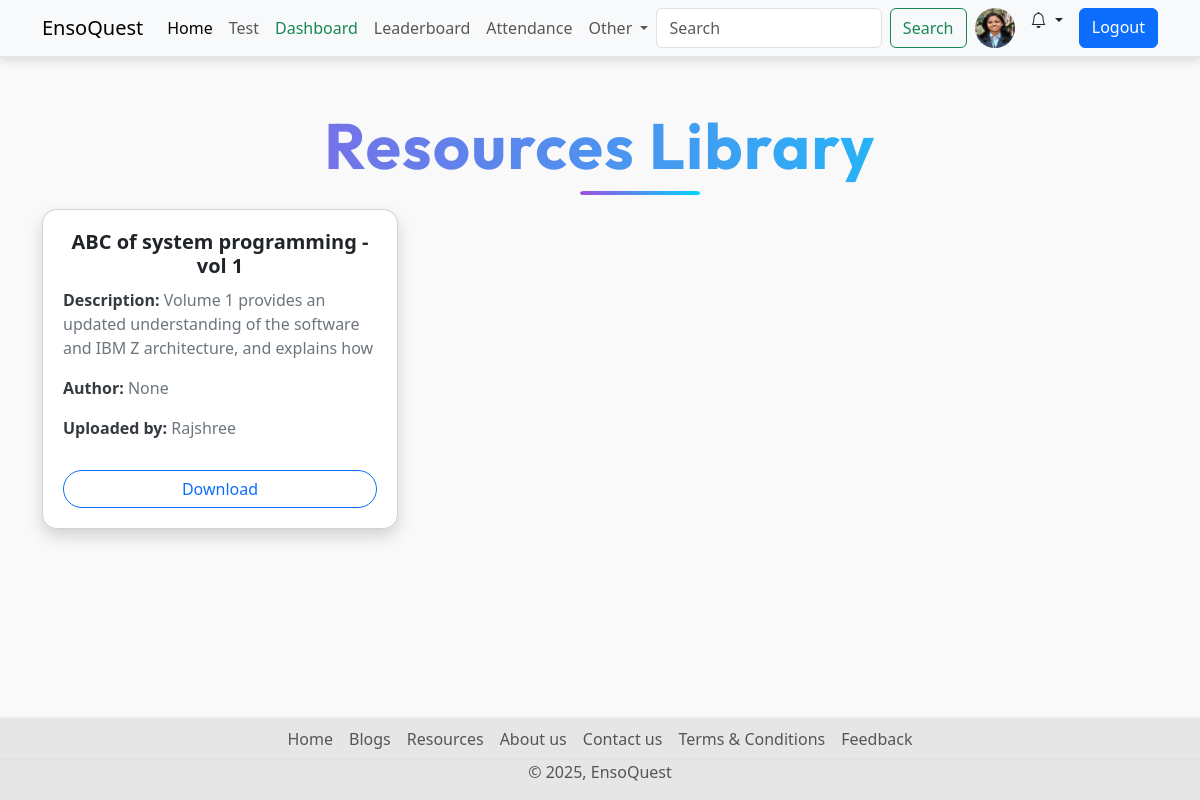
The page /resources (signed in) on the database as committed earlier.
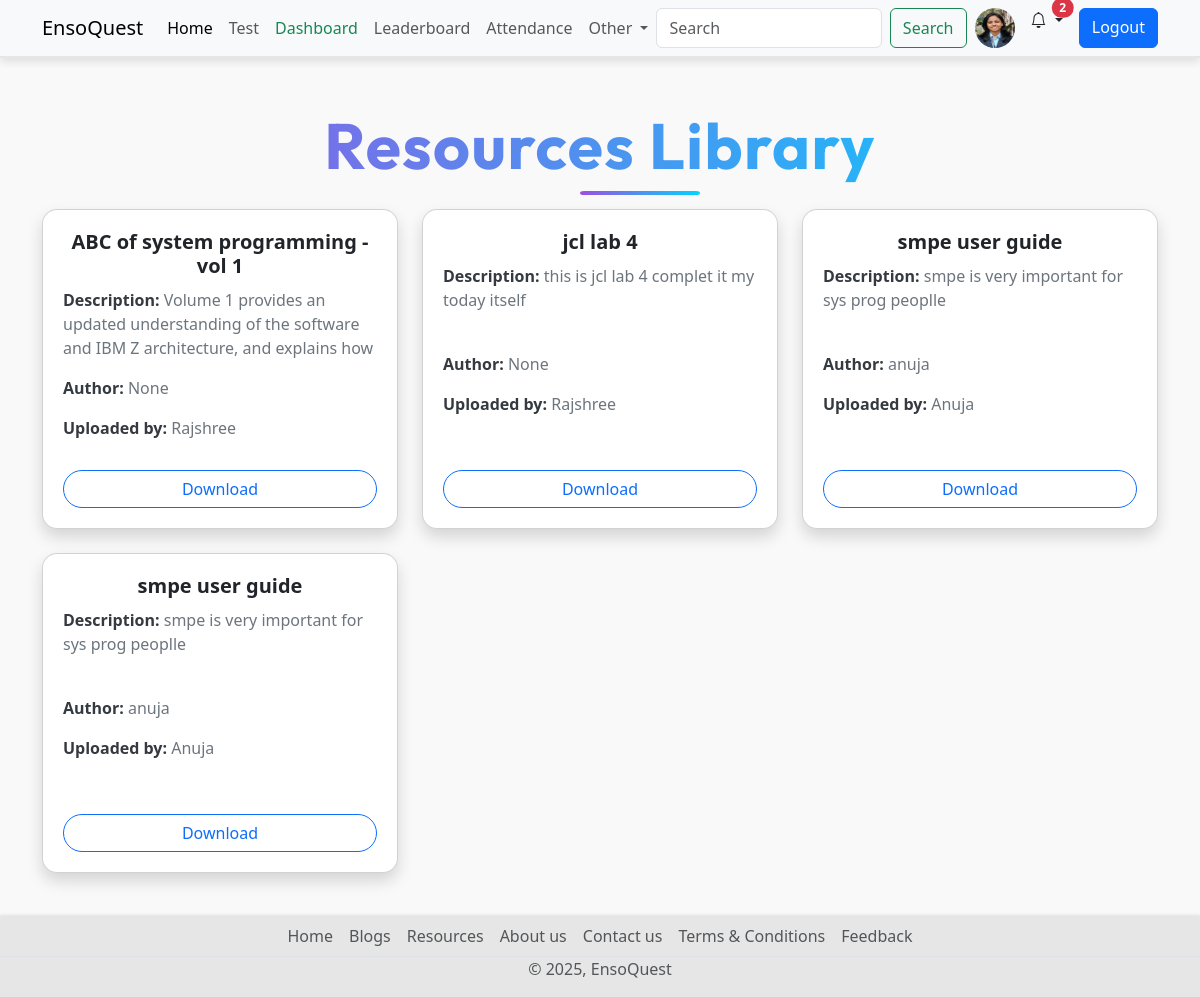
The same page on the database as committed later.
### account/models.py (models this page shows, shortened)
class Profile(models.Model):
    user = models.OneToOneField(User,on_delete=models.CASCADE, null=True,verbose_name='User Object')
    position = models.CharField(max_length=100,blank=True,null=True)
    bio = models.TextField(blank=True,null=True)
    profile_img = models.ImageField(upload_to='profile_image', default='user.png',blank=True,null=True,verbose_name= 'Profile Pic')

### base/models.py (models this page shows, shortened)
class Resource(models.Model):
    title = models.CharField(max_length=200)
    description = models.TextField()
    file = models.FileField(upload_to='resources/')
    author_name = models.CharField(max_length=100, blank=True, null=True)
    uploaded_by = models.ForeignKey(User, on_delete=models.CASCADE)
    uploaded_at = models.DateTimeField(auto_now_add=True)

### base/views.py (the view)
# urls.py: path('resources', views.resources_view, name='resources'),
@login_required
def resources_view(request):
    resources = Resource.objects.all()
    return render(request, "resource_list.html", {'resources': resources})

### base/context_processors.py (called while the page is built)
def notification_count(request):
    if request.user.is_authenticated:
        unread_count = Notification.objects.filter(user=request.user, is_read=False).count()
        return {'unread_notification_count': unread_count}
    return {}

### Templates/resource_list.html (shortened to what this page needs)
{% extends 'index.html' %}
{% block content %}
{% load static %}
<link href="https://cdn.jsdelivr.net/npm/bootstrap@5.3.0/dist/css/bootstrap.min.css" rel="stylesheet">
<div class="container mt-5">
    <h1 class="mb-4 text-center title">Resources Library</h1>
    <div class="row">
        {% for resource in resources %}
        <div class="col-md-4 mb-4">
            <div class="card square-card shadow text-start">
                <div>
                    <h5 class="card-title text-center">{{ resource.title }}</h5>
                    <p class="card-text description-text"><span class="info-label">Description:</span> {{ resource.description|truncatewords:20 }}</p>
                    <p class="card-text"><span class="info-label">Author:</span> {{ resource.author_name }}</p>
                    <p class="card-text"><span class="info-label">Uploaded by:</span> {{ resource.uploaded_by.username }}</p>
                </div>
                <a class="btn btn-outline-primary mt-3 w-100" href="{{ resource.file.url }}" download>Download</a>
            </div>
        </div>
        {% empty %}
        <p class="text-center">No resources uploaded yet.</p>
        {% endfor %}
    </div>
</div>
{% endblock %}

### Templates/index.html (shortened to what this page needs)
{% load static %}
<!DOCTYPE html>
<html lang="en">
<head>
  <link rel="stylesheet" href="{% static 'css/style.css' %}">
  <link href="https://cdn.jsdelivr.net/npm/bootstrap@5.3.3/dist/css/bootstrap.min.css" rel="stylesheet"
>
  <link rel="stylesheet" href="https://cdnjs.cloudflare.com/ajax/libs/bootstrap-icons/1.11.3/font/bootstrap-icons.min.css">
</head>
<body>
  {% include "components/navbar.html" %}
  <div class="content-wrapper">
  {% block content %}
  {% endblock content %}
  </div>
  {% include "components/footer.html" %}
</body>
</html>

### Templates/components/navbar.html (shortened to what this page needs)
<nav class="navbar navbar-expand-lg bg-body-tertiary d-none d-lg-block">
  <div class="container">
    <a class="navbar-brand" href="{% url 'home' %}">EnsoQuest</a>
    <div class="collapse navbar-collapse" id="navbarSupportedContent">
      <ul class="navbar-nav me-auto mb-2 mb-lg-0">
        <li class="nav-item">
          <a class="nav-link active" aria-current="page" href="{% url 'home' %}">Home</a>
        </li>
        <li class="nav-item">
          <a class="nav-link" href="{% url 'all_quiz' %}">Test</a>
        </li>
        {% if request.user.is_superuser %}
          <li class="nav-item">
            <a class="nav-link text-success" href="{% url 'dashboard' %}">Dashboard</a>
          </li>
        {% endif %}
        <li class="nav-item">
          <a class="nav-link" href="{% url 'leaderboard' %}">Leaderboard</a>
        </li>
        {% if request.user.is_authenticated %}
          {% if request.user.is_superuser %}
            <li class="nav-item">
              <a class="nav-link" href="{% url 'attendance:session_list' %}">Attendance</a>
            </li>
          {% else %}
            <li class="nav-item">
              <a class="nav-link" href="{% url 'attendance:student_attendance_report' %}">Attendance</a>
            </li>
          {% endif %}
        {% endif %}
        <li class="nav-item dropdown">
          <a class="nav-link dropdown-toggle" href="#" role="button" data-bs-toggle="dropdown" aria-expanded="false">
            Other
          </a>
        </li>
      </ul>
      <form class="d-flex" role="search" action="{% url 'search_users' %}">
        <input class="form-control me-2" type="search" name="q" placeholder="Search" aria-label="Search">
        <button class="btn btn-outline-success" type="submit">Search</button>
        {% if request.user.is_authenticated %}
          <a href="{% url 'profile' request.user.username %}" data-bs-toggle="tooltip" data-bs-placement="bottom" data-bs-title="{{ request.user.username }}" class="mx-2">
            <img src="{{ request.user.profile.profile_img.url }}" class="rounded-circle" width="40" height="40" alt="profile_img">
          </a>
          <li class="nav-item dropdown list-unstyled mx-2">
            <a class="nav-link dropdown-toggle position-relative" href="#" id="notificationDropdown" data-bs-toggle="dropdown" role="button" aria-expanded="false">
              <i class="bi bi-bell"></i>
              {% if unread_notification_count > 0 %}
                <span class="position-absolute top-0 start-100 translate-middle badge rounded-pill bg-danger">
                  {{ unread_notification_count }}
                </span>
              {% endif %}
            </a>
          </li>
          <a href="{% url 'logout' %}" class="btn btn-primary ms-2">Logout</a>
        {% else %}
          <a href="{% url 'login' %}" class="btn btn-primary ms-2">Login</a>
        {% endif %}
      </form>
    </div>
  </div>
</nav>

### Templates/components/footer.html
<footer style="margin: 0; padding: 0;">
    <ul class="nav justify-content-center border-bottom ">
      <li class="nav-item"><a href="{% url 'home' %}" class="nav-link px-2 text-body-secondary">Home</a></li>
      <li class="nav-item"><a href="{% url 'blogs' %}" class="nav-link px-2 text-body-secondary">Blogs</a></li>
      <li class="nav-item"><a href="{% url 'resources' %}" class="nav-link px-2 text-body-secondary">Resources</a></li>
      <li class="nav-item"><a href="{% url 'about' %}" class="nav-link px-2 text-body-secondary">About us</a></li>
      <li class="nav-item"><a href="{% url 'contact' %}" class="nav-link px-2 text-body-secondary">Contact us</a></li>
      <li class="nav-item"><a href="{% url 'terms_conditions' %}" class="nav-link px-2 text-body-secondary">Terms & Conditions</a></li>
      <li class="nav-item"><a href="{% url 'feedback_dashboard' %}" class="nav-link px-2 text-body-secondary">Feedback</a></li>
    </ul>
    <p class="text-center text-body-secondary" >© 2025, EnsoQuest</p>
  </footer>

### static/css/style.css (style rules this page uses)
.title { font-family: 'Outfit', sans-serif; font-size: clamp(2.5rem, 6vw, 4rem); font-weight: 700; background: linear-gradient(90deg, #9b51e0, #00d4ff); -webkit-background-clip: text; background-clip: text; -webkit-text-fill-color: transparent; color: transparent; opacity: 0; animation: fadeInTitle 1.3s ease-in-out forwards; margin: 2rem 0 1rem; line-height: 1.2; text-align: center; letter-spacing: 1.5px; position: relative; }
.title::after { content: ""; position: absolute; left: 50%; transform: translateX(-50%); bottom: -10px; width: 60px; height: 4px; background: linear-gradient(to right, #9b51e0, #00d4ff); border-radius: 999px; opacity: 0; animation: fadeInLine 1.5s ease-in-out forwards 0.8s; margin: 0 10px; }
body { background-color: #f9f9f9; font-family: 'Segoe UI', Tahoma, Geneva, Verdana, sans-serif; }

### Templates/index.html (style rules this page uses)
body { padding-top: 60px; padding-bottom: 50px; margin: 0; }
footer { position: fixed; bottom: 0; width: 100%; background-color: #e6e6e6; color: #333; text-align: center; box-shadow: 0 -1px 3px rgba(0, 0, 0, 0.1); font-size: 16px; padding: 4px 0; margin: 0; z-index: 1000; }
nav.navbar { position: fixed; top: 0; left: 0; right: 0; width: 100%; background-color: rgba(249, 249, 249, 0.8); box-shadow: 0 4px 8px rgba(0, 0, 0, 0.1); border-bottom: 2px solid #e6e6e6; z-index: 9999; }
.content-wrapper { padding-bottom: 50px; }

### Templates/resource_list.html (style rules this page uses)
body { background-color: #f9f9f9; }
.square-card { height: 320px; display: flex; flex-direction: column; justify-content: space-between; padding: 20px; border-radius: 15px; transition: transform 0.3s ease, box-shadow 0.3s ease; }
.card-title { font-size: 1.25rem; font-weight: bold; margin-bottom: 10px; color: #212529; }
.card-text { color: #6c757d; }
.info-label { font-weight: 600; color: #343a40; }
.description-text { height: 4.5em; overflow: hidden; }
.btn-outline-primary { border-radius: 25px; }

Rows that differ between the two databases and show on the page:
added Resource: title "jcl lab 4", description "this is jcl lab 4 complet it my today itself", author_name "None", uploaded_by.username "Rajshree"
added Resource: title "smpe user guide", description "smpe is very important for sys prog peoplle", author_name "anuja", uploaded_by.username "Anuja"
added Resource: title "smpe user guide", description "smpe is very important for sys prog peoplle", author_name "anuja", uploaded_by.username "Anuja"
Other text that changed with them:
{{ unread_notification_count }}: (not shown) → "2"
